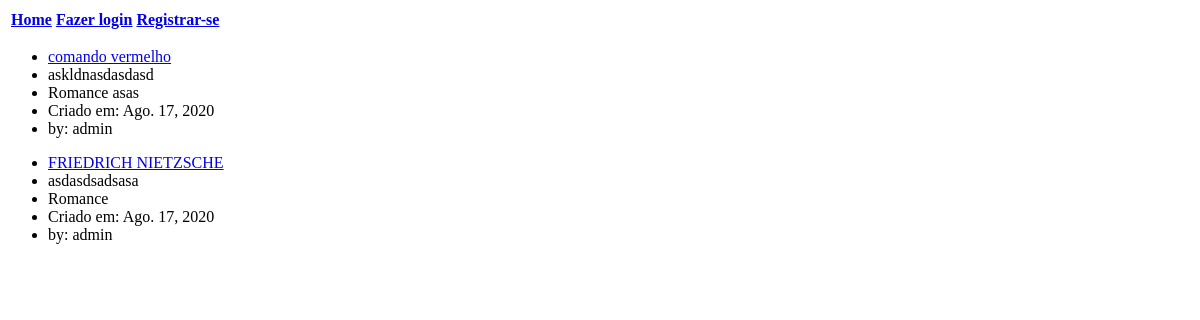
The app's page /, older data.
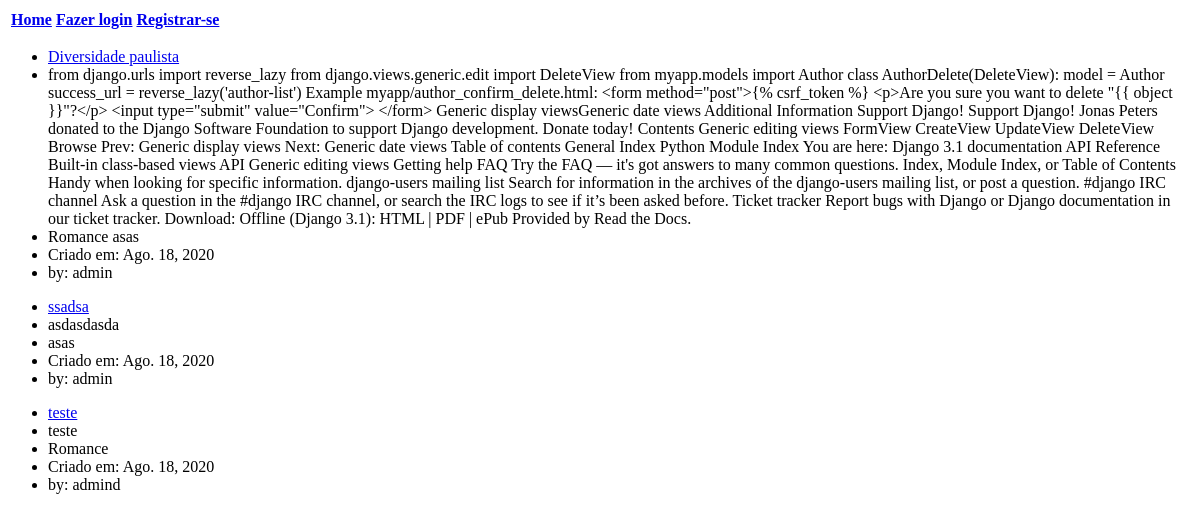
The same page, newer data.
### browser/models.py (models this page shows, shortened)
class Persos(models.Model):
    title = models.CharField(max_length=100)
    sub_title = models.CharField(max_length=255, null=True, blank=True)
    content = models.TextField()
    created = models.DateField(auto_now=True)
    user = models.ForeignKey(User, related_name='persos', on_delete=models.CASCADE)
    categories = models.ManyToManyField(CategoryContent)
    class Meta:
        ordering = ['created']

class CategoryContent(models.Model):
    name = models.CharField(max_length=100)
    created = models.DateField(auto_now=True)

### browser/views.py (the view)
# urls.py: path('', views.Home.as_view(), name='home'),
class Home(View):
    def get(self, request):
        data = Persos.objects.all()
        return render(request, 'browser/home.html', {'data': data})

### templates/browser/home.html (shortened to what this page needs)
{% extends 'layout.html' %}
{% block content %}
    {% for item in data %}
        <ul>
            <li><a href="{% url 'single_detail' item.id %}">{{ item.title }}</a></li>
            <li>{{ item.content }}</li>
            <li>{% for cat in item.categories.all %}{{ cat.name }} {% endfor %}</li>
            <li>Criado em: {{ item.created }}</li>
            <li>by: {{ item.user }}</li>
        </ul>
    {% endfor %}
{% endblock %}

### templates/layout.html (shortened to what this page needs)
<!DOCTYPE html>
<html lang="en">
<head>
</head>
<body>
<table>
    <tr>
        <th><a href="{% url 'home' %}">Home</a></th>
        {% if user.is_authenticated %}
            <th><a href="{% url 'create' %}">Criar Novo</a></th>
            <th><a href="{% url 'my_persos' %}">Meus</a></th>
        {% else %}
            <th><a href="{% url 'login' %}">Fazer login</a></th>
            <th><a href="{% url 'register' %}">Registrar-se</a></th>
        {% endif %}
    </tr>
</table>
    {% block content %}
    {% endblock %}
</body>
</html>

Row changes from the older to the newer data that the page shows:
removed Persos: title "comando vermelho", content "askldnasdasdasd", created "Ago. 17, 2020", user "admin", CategoryContent (name "Romance"), CategoryContent (name "asas")
removed Persos: title "FRIEDRICH NIETZSCHE", content "asdasdsadsasa", created "Ago. 17, 2020", user "admin", CategoryContent (name "Romance")
added Persos: title "Diversidade paulista", content "from django.urls import reverse_lazy from django.views.generic.edit import DeleteView from myapp.models import Author class AuthorDelete(DeleteView): model = Author success_url = reverse_lazy('author-list') Example myapp/author_confirm_delete.html: <form method=\"post\">{% csrf_token %} <p>Are you sure you want to delete \"{{ object }}\"?</p> <input type=\"submit\" value=\"Confirm\"> </form> Generic display viewsGeneric date views Additional Information Support Django! Support Django! Jonas Peters donated to the Django Software Foundation to support Django development. Donate today! Contents Generic editing views FormView CreateView UpdateView DeleteView Browse Prev: Generic display views Next:…", created "Ago. 18, 2020", user "admin", CategoryContent (name "Romance"), CategoryContent (name "asas")
added Persos: title "ssadsa", content "asdasdasda", created "Ago. 18, 2020", user "admin", CategoryContent (name "asas")
added Persos: title "teste", content "teste", created "Ago. 18, 2020", user "admind", CategoryContent (name "Romance")
